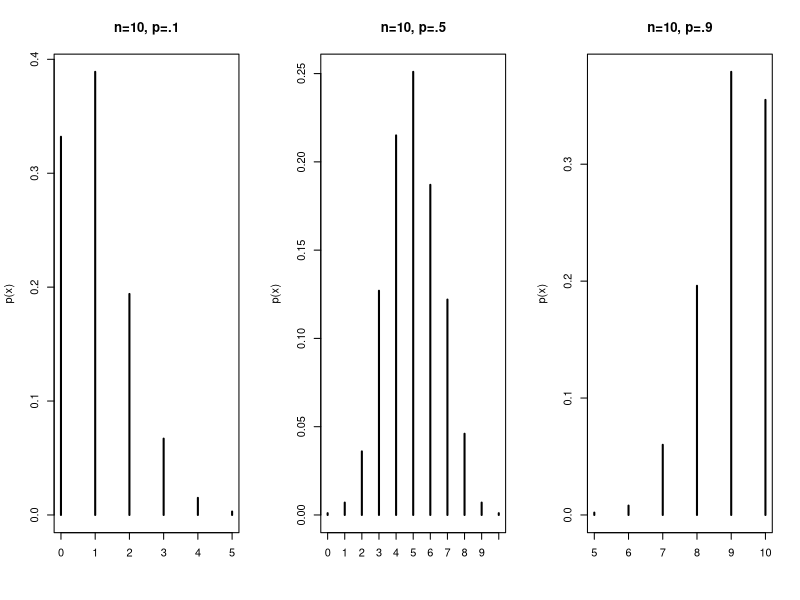
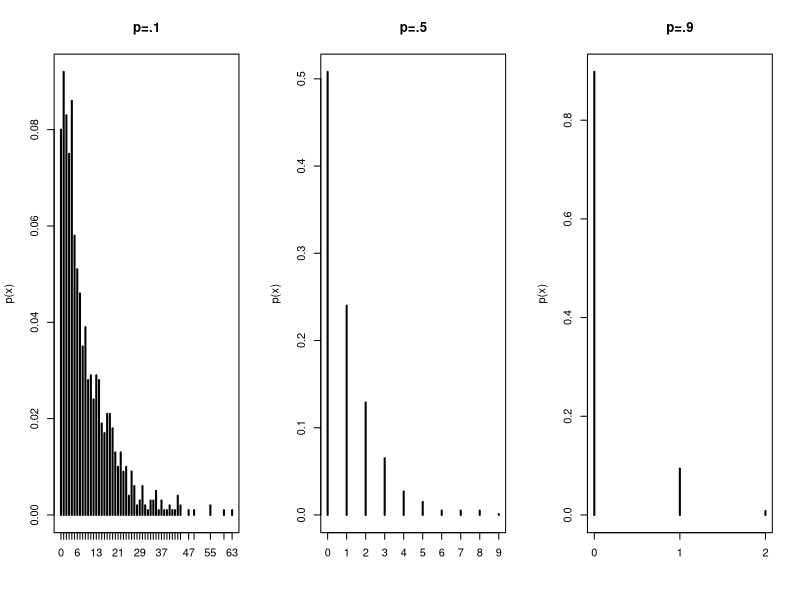
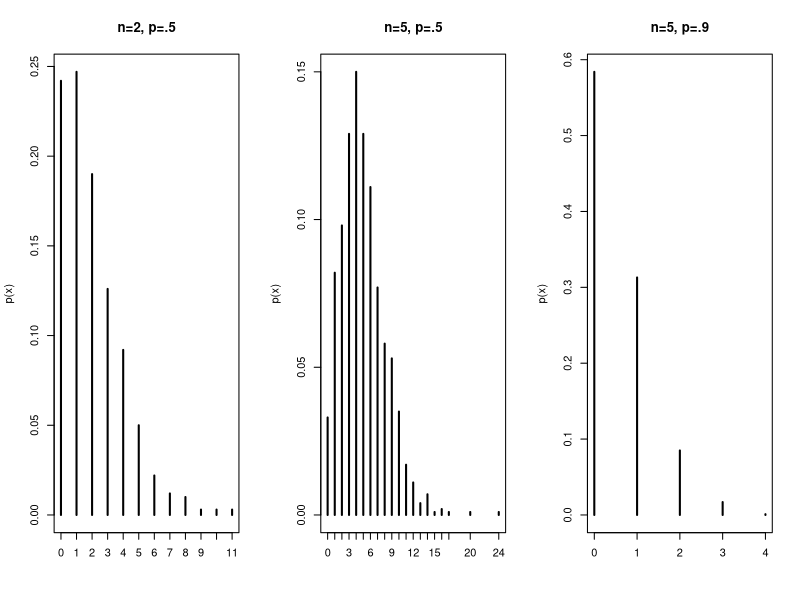
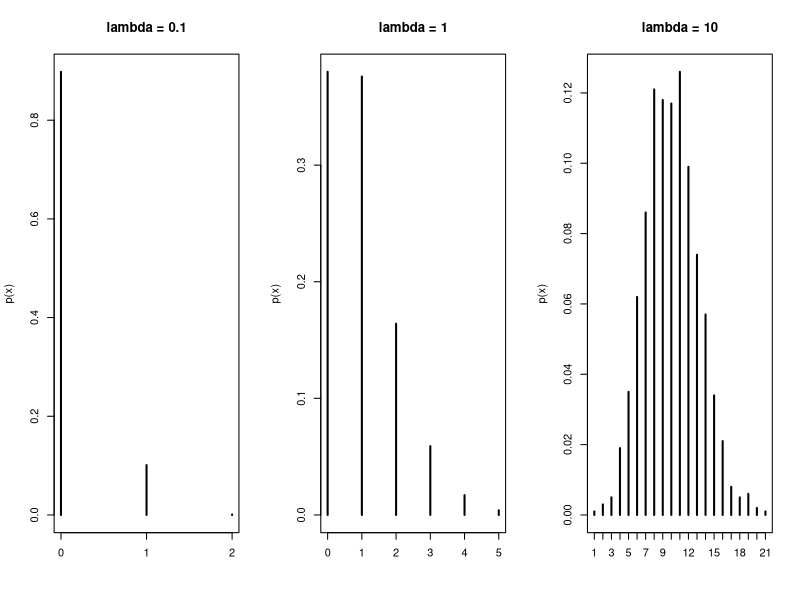
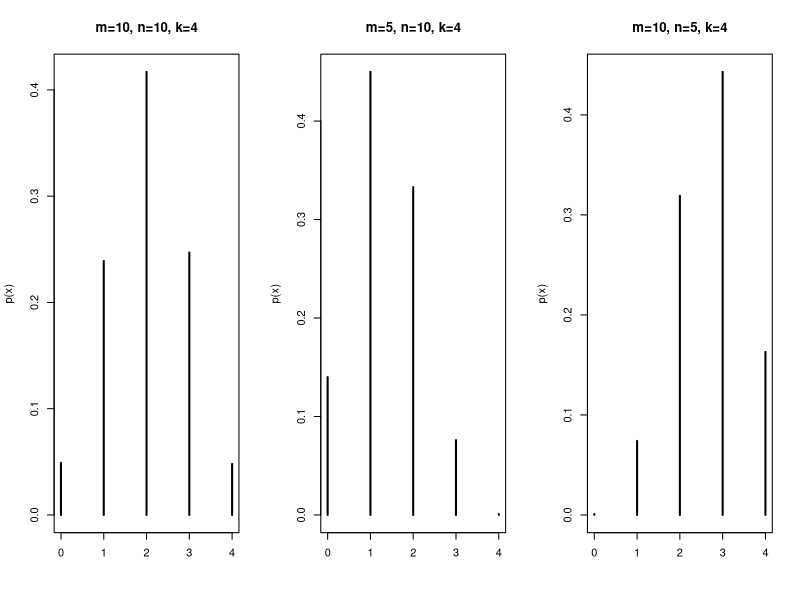

Recreate these plots in R, in order.
## ---- chunk 1
par(mfrow=c(1,3))
plot(proportions(table(rbinom(1000, 10, .1))), main="n=10, p=.1", ylab="p(x)")
plot(proportions(table(rbinom(1000, 10, .5))), main="n=10, p=.5", ylab="p(x)")
plot(proportions(table(rbinom(1000, 10, .9))), main="n=10, p=.9", ylab="p(x)")
## ---- chunk 2
par(mfrow=c(1,3))
plot(proportions(table(rgeom(1000, .1))), main="p=.1", ylab="p(x)")
plot(proportions(table(rgeom(1000, .5))), main="p=.5", ylab="p(x)")
plot(proportions(table(rgeom(1000, .9))), main="p=.9", ylab="p(x)")
## ---- chunk 3
par(mfrow=c(1,3))
plot(proportions(table(rnbinom(1000, 2, .5))), main="n=2, p=.5", ylab="p(x)")
plot(proportions(table(rnbinom(1000, 5, .5))), main="n=5, p=.5", ylab="p(x)")
plot(proportions(table(rnbinom(1000, 5, .9))), main="n=5, p=.9", ylab="p(x)")
## ---- chunk 4
par(mfrow=c(1,3))
plot(proportions(table(rpois(1000, .1))), main="lambda = 0.1", ylab="p(x)")
plot(proportions(table(rpois(1000, 1))), main="lambda = 1", ylab="p(x)")
plot(proportions(table(rpois(1000, 10))), main="lambda = 10", ylab="p(x)")
## ---- chunk 5
par(mfrow=c(1,3))
plot(proportions(table(rhyper(1000, 10, 10, 4))), main="m=10, n=10, k=4", ylab="p(x)")
plot(proportions(table(rhyper(1000, 5, 10, 4))), main="m=5, n=10, k=4", ylab="p(x)")
plot(proportions(table(rhyper(1000, 10, 5, 4))), main="m=10, n=5, k=4", ylab="p(x)")
